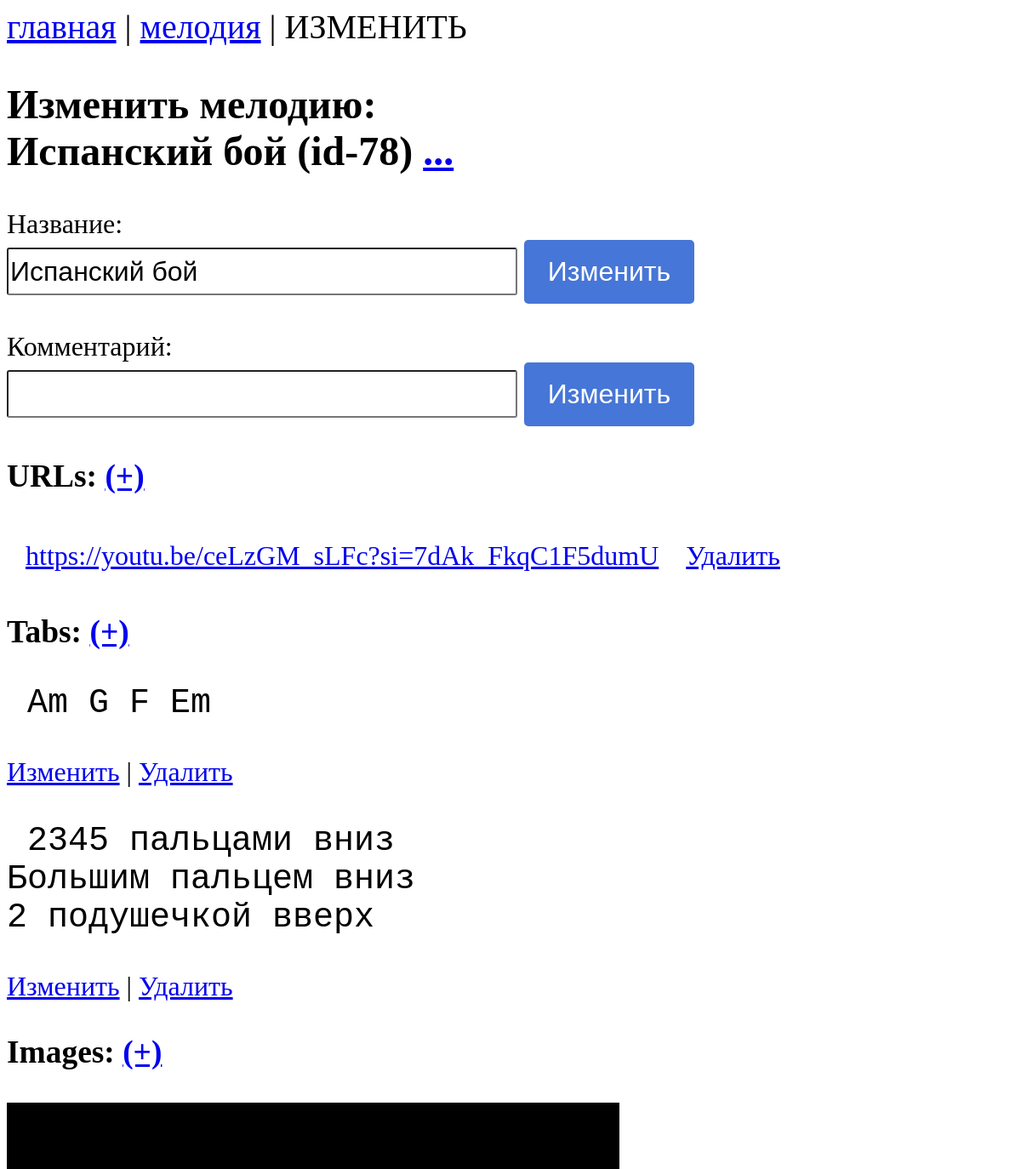
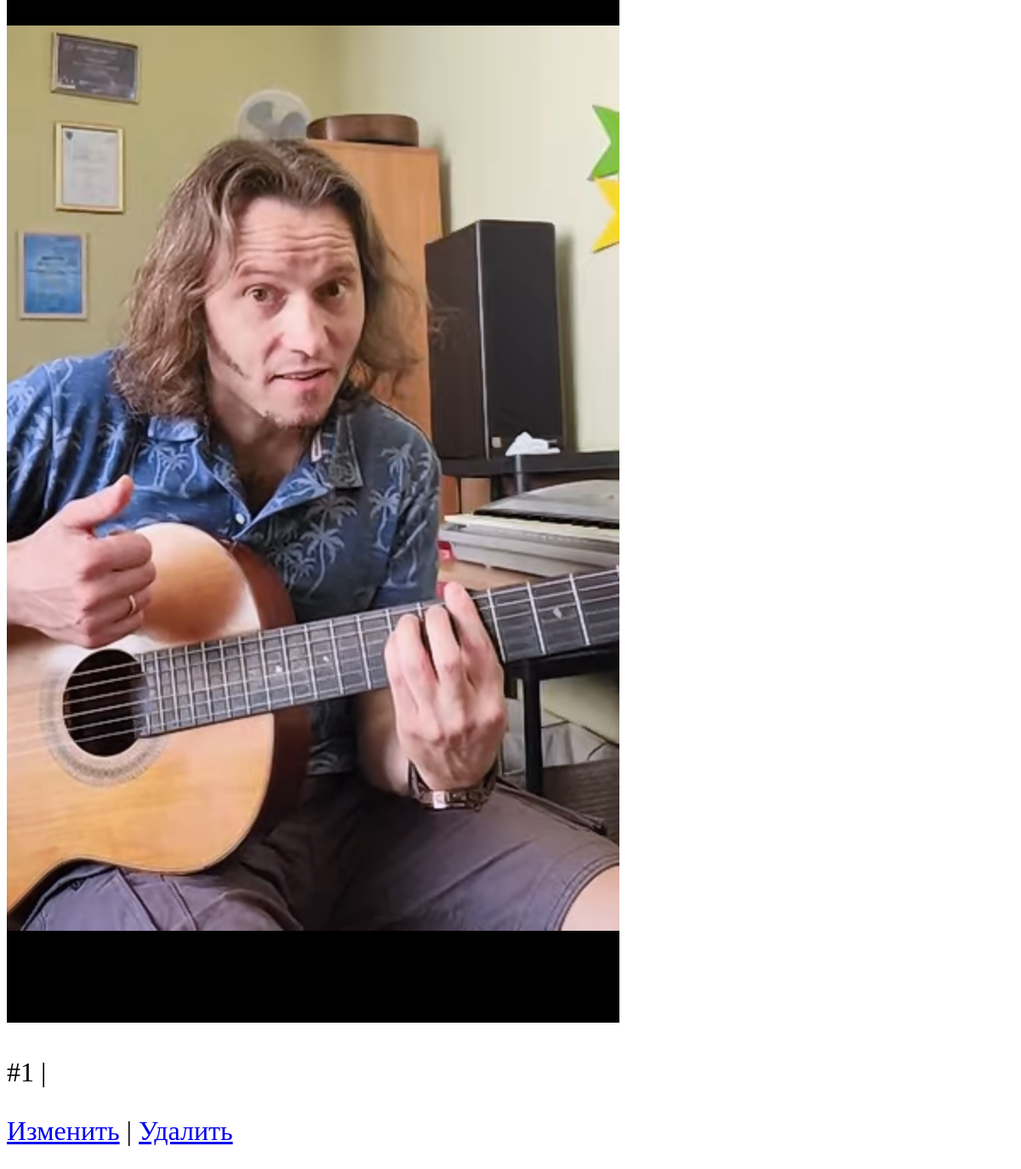
The app's page /edit_melody/78/ with its own data (2 pictures, top to bottom).
### app/models.py (models this page shows)
class Melody(models.Model):
    name = models.CharField(max_length=200, unique=True)
    type = models.CharField(max_length=20, null=True, blank=True)
    date = models.DateTimeField()
    comment = models.CharField(max_length=200, blank=True)

class URL(models.Model):
    melody = models.ForeignKey(Melody, on_delete=models.CASCADE)
    url = models.URLField(blank=True)

class Tab(models.Model):
    melody = models.ForeignKey(Melody, on_delete=models.CASCADE)
    tab = models.TextField(null=True, blank=True)

class Image(models.Model):
    melody = models.ForeignKey(Melody, on_delete=models.CASCADE)
    path = models.ImageField(upload_to='images', null=True, blank=True)
    order_num = models.IntegerField(default=1)
    image_comment = models.CharField(max_length=200, blank=True)

### app/views.py (the view)
# urls.py: path('edit_melody/<int:id>/', views.edit_melody),
def edit_melody(request, id):
    try:
        melody = Melody.objects.get(id=id)
        urls = URL.objects.filter(melody_id=id)
        images = Image.objects.filter(melody_id=id).order_by("order_num")
        tabs = Tab.objects.filter(melody_id=id)
        if request.method == "POST":
            melody.name = request.POST.get("melody_name")
            melody.comment = request.POST.get("melody_comment")
            melody.save()
            return HttpResponseRedirect(f"/edit_melody/{id}")
        else:
            return render(request, "edit_melody.html", {"melody": melody, "urls": urls, "tabs": tabs, "images": images})
    except Tab.DoesNotExist:
        return HttpResponseNotFound("<h2>Melody not found</h2>")

### app/templates/edit_melody.html (shortened to what this page needs)
{% extends "base.html" %}
    {% block menu %} <a href="../../">главная</a> | <a href="../../show_melody/{{melody.id}}">мелодия</a> | ИЗМЕНИТЬ {% endblock menu %}
    {% block header %}
        Изменить мелодию: <br />
        {{melody.name}} (id-{{melody.id}}) <a href="../../show_melody/{{melody.id}}">...</a> {% endblock header %}
    {% block content %}
        <form method="POST">
            <p>
                <div class="form-name-comment">
                    <label >Название:</label><br>
                    <input type="text" name="melody_name" value="{{melody.name}}" />
                    <button type="submit">Изменить</button>
                </div>
            </p>
            <p>
                <div class="form-name-comment">
                    <label>Комментарий:</label><br>
                    <input type="text" name="melody_comment" value="{{melody.comment}}" />
                    <button type="submit">Изменить</button>
                </div>
            </p>
        </form>
        <h3> URLs: <a href="../../add_url/{{melody.id}}">(+)</a> </h3>
        <table>
            <thead><th></th><th></th><th></th></thead>
            {% for url in urls %}
                <tr>
                    <td><a href="{{url.url}}">{{ url.url }}</a></td>
                    <td><a href="../../delete_url/{{url.melody_id}}/{{url.id}}">Удалить</a></td>
                </tr>
            {% endfor %}
        </table>
        <h3> Tabs: <a href="../../add_tab/{{melody.id}}">(+)</a> </h3>
        {% for t in tabs %}
        <pre> {{t.tab}} </pre>
        <a href="../../edit_tab/{{t.melody_id}}/{{t.id}}">Изменить</a> | <a href="../../delete_tab/{{t.melody_id}}/{{t.id}}">Удалить</a>
        {% endfor %}
        <h3> Images: <a href="../../add_image/{{melody.id}}">(+)</a> </h3>
        {% for i in images %}
            <img src=/media/{{i.path}} alt="no image" style="max-widht:700px">
            <p>#{{i.order_num}} | {{i.image_comment}}</p>
            <p><a href="../../edit_image/{{melody.id}}/{{i.id}}">Изменить</a> | <a href="../../delete_image/{{i.melody_id}}/{{i.id}}">Удалить</a></p>
        {% endfor %}
    {% endblock content %}

### app/templates/base.html (style rules this page uses)
html * { max-height:999999px; }
body { font-size: 32px; }
pre { font-size: 40px; }
td { padding: 10px; padding-left: 20px; }
img { max-width:100%; }
.form-name-comment { margin: 20px 0; font-size: 32px; }
.form-name-comment input { width:50%;height: 50px;border-radius:3px; font-size: 32px; }
.form-name-comment button { appearance: none; border: 0; border-radius: 5px; background: #4676D7; color: #fff; width: 200px; height: 75px; font-size: 32px; }

### records on screen
Melody: name "Испанский бой", id "78", melody_name "Испанский бой"
URL: url "https://youtu.be/ceLzGM_sLFc?si=7dAk_FkqC1F5dumU"
Tab: tab "Am G F Em"
Tab: tab "2345 пальцами вниз Большим пальцем вниз 2 подушечкой вверх"
Image: path (picture), order_num "1"
